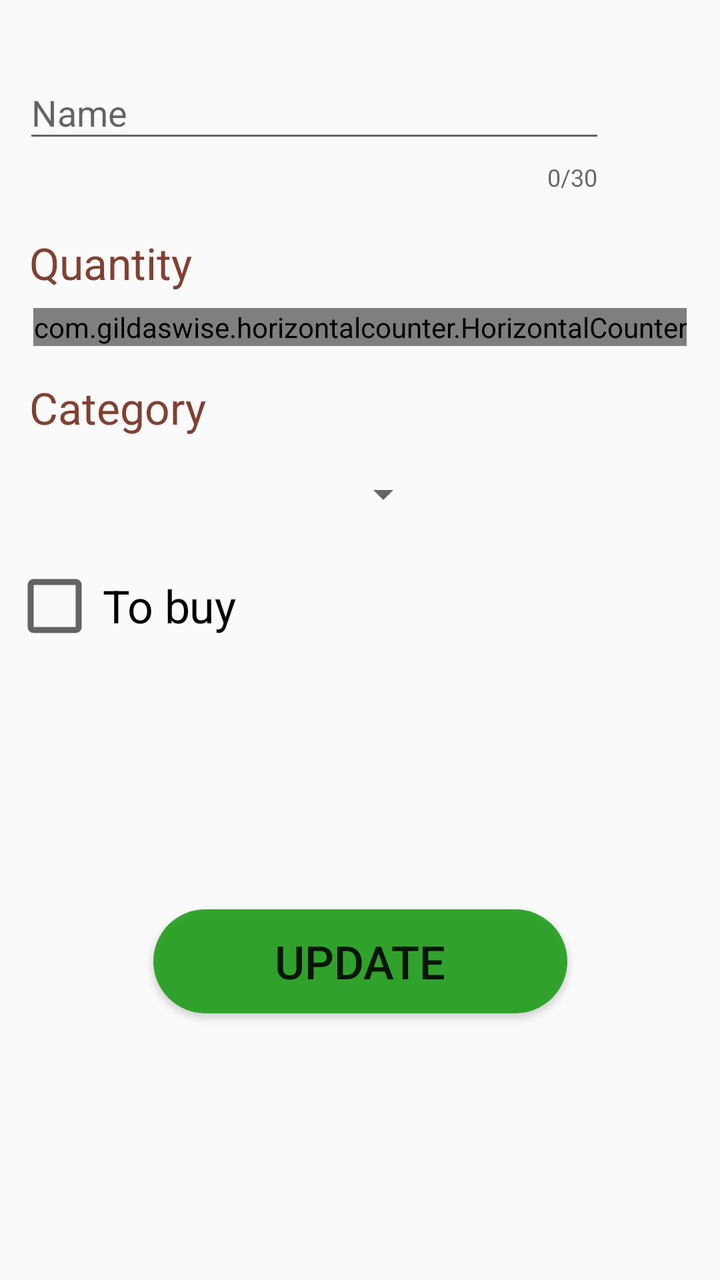
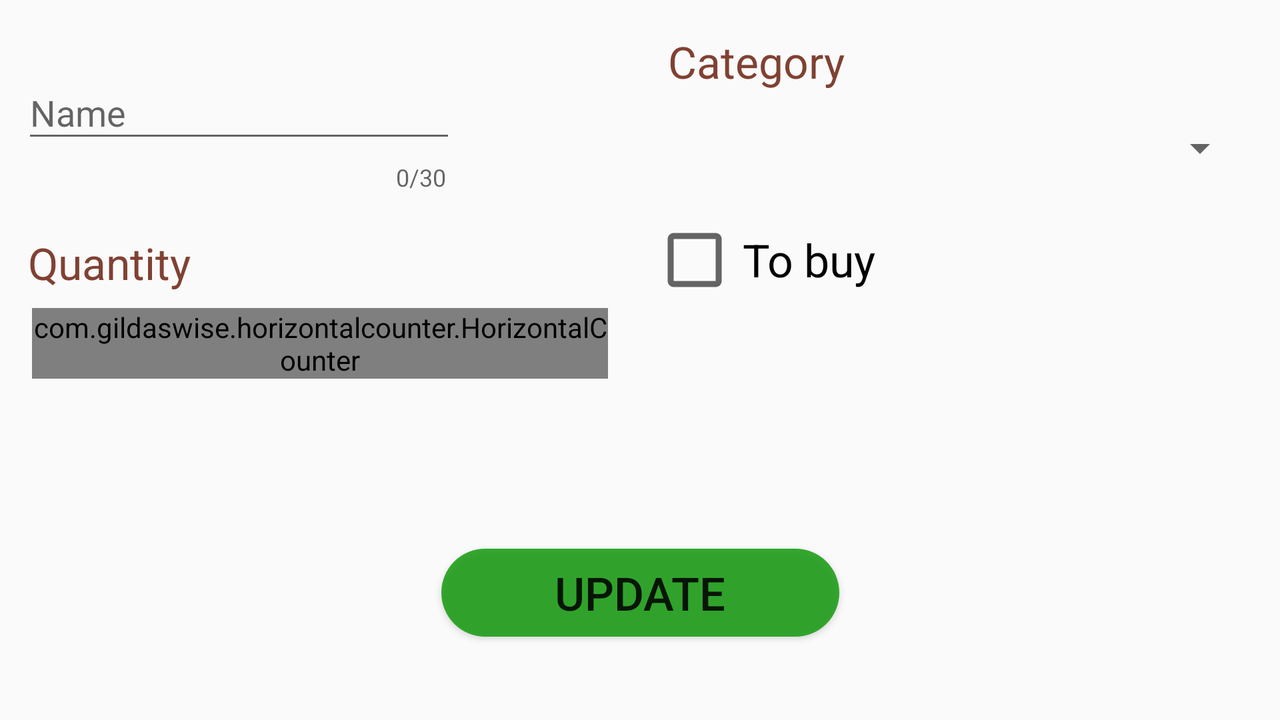

One screen, two layout resources from the same app: the default and the author's alternative for another configuration. Each is rendered where Android would select it; the XML of both is given below.
<!-- AndroidManifest.xml: application theme AppTheme -->
<!-- res/layout/activity_edit_pack_list_item.xml -->
<?xml version="1.0" encoding="utf-8"?>
<android.support.constraint.ConstraintLayout xmlns:android="http://schemas.android.com/apk/res/android"
    xmlns:app="http://schemas.android.com/apk/res-auto"
    xmlns:tools="http://schemas.android.com/tools"
    android:layout_width="match_parent"
    android:layout_height="match_parent"
    tools:context=".activities.EditPackListItemActivity">

    <LinearLayout
        android:id="@+id/linearLayouteditItem"
        android:layout_width="wrap_content"
        android:layout_height="wrap_content"
        android:layout_marginEnd="8dp"
        android:layout_marginStart="8dp"
        android:layout_marginTop="8dp"
        android:orientation="vertical"
        android:clickable="true"
        android:focusableInTouchMode="true"
        app:layout_constraintEnd_toEndOf="parent"
        app:layout_constraintStart_toStartOf="parent"
        app:layout_constraintTop_toTopOf="parent">

        <android.support.design.widget.TextInputLayout
            android:id="@+id/edititemtopacknamelayout"
            android:layout_width="291dp"
            android:layout_height="wrap_content"
            android:layout_marginEnd="8dp"
            android:layout_marginStart="3dp"
            android:layout_marginTop="16dp"
            app:counterEnabled="true"
            app:counterMaxLength="30"
            app:errorEnabled="true"
            app:errorTextAppearance="@style/error_appearance"
            app:layout_constraintEnd_toEndOf="parent"
            app:layout_constraintHorizontal_bias="0.384"
            app:layout_constraintStart_toStartOf="parent"
            app:layout_constraintTop_toTopOf="parent">

            <EditText
                android:id="@+id/edititemtopacknameinput"
                android:layout_width="match_parent"
                android:layout_height="wrap_content"
                android:layout_marginLeft="0dp"
                android:layout_marginRight="0dp"
                android:hint="@string/namenewitemtopacklabel"
                android:inputType="textCapSentences"
                android:singleLine="true" />

        </android.support.design.widget.TextInputLayout>

        <TextView
            android:id="@+id/textView"
            android:layout_width="200dp"
            android:layout_height="wrap_content"
            android:layout_marginStart="6dp"
            android:layout_marginTop="16dp"
            android:text="@string/quantitylabel"
            android:textColor="@color/colorPrimary"
            android:textSize="22sp"
            app:layout_constraintStart_toStartOf="parent"
            app:layout_constraintTop_toBottomOf="@+id/edititemtopacknamelayout" />

        <com.gildaswise.horizontalcounter.HorizontalCounter
            android:id="@+id/edithorizontal_counter"
            android:layout_width="wrap_content"
            android:layout_height="wrap_content"
            android:layout_marginBottom="8dp"
            android:layout_marginEnd="8dp"
            android:layout_marginStart="8dp"
            android:layout_marginTop="8dp"
            app:displayAsInteger="false"
            app:initialValue="1"
            app:layout_constraintBottom_toBottomOf="parent"
            app:layout_constraintEnd_toEndOf="parent"
            app:layout_constraintHorizontal_bias="0.501"
            app:layout_constraintStart_toStartOf="parent"
            app:layout_constraintTop_toBottomOf="@+id/textView"
            app:layout_constraintVertical_bias="0.031"
            app:maxValue="100"
            app:minValue="1"
            app:minusButtonColor="#804132"
            app:minusIcon="@drawable/lessicon"
            app:plusButtonColor="#804132"
            app:plusIcon="@drawable/addicon"
            app:stepValue="1"
            app:textColor="#000000"
            app:textSize="7sp" />

        <TextView
            android:id="@+id/textView2"
            android:layout_width="wrap_content"
            android:layout_height="31dp"
            android:layout_marginBottom="2dp"
            android:layout_marginEnd="8dp"
            android:layout_marginStart="6dp"
            android:layout_marginTop="8dp"
            android:text="@string/categorylabel"
            android:textColor="@color/colorPrimary"
            android:textSize="22sp"
            app:layout_constraintBottom_toBottomOf="parent"
            app:layout_constraintEnd_toEndOf="parent"
            app:layout_constraintHorizontal_bias="0.066"
            app:layout_constraintStart_toStartOf="parent"
            app:layout_constraintTop_toBottomOf="@+id/textView"
            app:layout_constraintVertical_bias="0.205" />

        <Spinner
            android:id="@+id/editkategoriaspinner"
            android:layout_width="201dp"
            android:layout_height="46dp"
            android:layout_marginEnd="8dp"
            android:layout_marginStart="6dp"
            android:layout_marginTop="2dp"

            app:layout_constraintEnd_toEndOf="parent"
            app:layout_constraintHorizontal_bias="0.0"
            app:layout_constraintStart_toEndOf="@+id/textView2"
            app:layout_constraintTop_toBottomOf="@+id/textView" />

        <CheckBox
            android:id="@+id/editistobuycheckobox"
            android:layout_width="161dp"
            android:layout_height="36dp"
            android:layout_marginEnd="8dp"
            android:layout_marginStart="35dp"
            android:layout_marginTop="15dp"
            android:scaleX="1.5"
            android:scaleY="1.5"
            android:text="@string/givetoshoplistcheckbox"
            android:textSize="15sp"
            app:layout_constraintEnd_toEndOf="parent"
            app:layout_constraintHorizontal_bias="0.279"
            app:layout_constraintStart_toStartOf="parent"
            app:layout_constraintTop_toBottomOf="@+id/editkategoriaspinner" />

    </LinearLayout>


    <Button
        android:id="@+id/buttonAddEditedPackItem"
        android:layout_width="207dp"
        android:layout_height="52dp"
        android:layout_marginBottom="8dp"
        android:layout_marginEnd="8dp"
        android:layout_marginStart="8dp"
        android:layout_marginTop="8dp"
        android:background="@drawable/buttonsubmit"
        android:text="@string/updatebuttonlabel"
        android:textSize="23sp"
        app:layout_constraintBottom_toBottomOf="parent"
        app:layout_constraintEnd_toEndOf="parent"
        app:layout_constraintStart_toStartOf="parent"
        app:layout_constraintTop_toBottomOf="@+id/linearLayouteditItem" />

</android.support.constraint.ConstraintLayout>
<!-- resources referenced by this layout -->
<resources>
  <color name="colorPrimary">#804132</color>
  <!-- drawable addicon: png bitmap (drawable, 689 bytes) -->
  <!-- drawable buttonsubmit (drawable) -->
  <?xml version="1.0" encoding="utf-8"?>
  <selector
      xmlns:android="http://schemas.android.com/apk/res/android">
      <item android:state_pressed="true">
          <shape>
              <solid android:color="#2a9c13" />
              <corners android:radius="85dp" />
          </shape>
  
      </item>
      <item android:state_enabled="true">
          <shape>
              <solid android:color="#e01b9c15" />
              <corners android:radius="85dp" />
          </shape>
  
      </item>
      <item android:state_enabled="false">
          <shape>
              <solid android:color="#e06f7169" />
              <corners android:radius="85dp" />
          </shape>
  
      </item>
  
  </selector>
  <!-- drawable lessicon: png bitmap (drawable, 669 bytes) -->
  <string name="categorylabel">Category</string>
  <string name="givetoshoplistcheckbox">To buy</string>
  <string name="namenewitemtopacklabel">Name</string>
  <string name="quantitylabel">Quantity</string>
  <string name="updatebuttonlabel">Update</string>
  <style name="error_appearance" parent="@android:style/TextAppearance">
          <item name="android:textColor">#ca0909</item>
          <item name="android:textSize">15dp</item>
      </style>
  <style name="AppTheme" parent="Theme.AppCompat.Light.DarkActionBar">
          
          <item name="colorPrimary">@color/colorPrimaryDark</item>
          <item name="colorPrimaryDark">@color/colorPrimaryDark</item>
          <item name="colorAccent">@color/colorAccent</item>
      </style>
  <color name="colorPrimaryDark">#804132</color>
  <color name="colorAccent">#FF4081</color>
</resources>
<!-- res/layout-land/activity_edit_pack_list_item.xml (the author's variant of the layout above) -->
<!-- drawn on the phone turned sideways -->
<?xml version="1.0" encoding="utf-8"?>
<android.support.constraint.ConstraintLayout xmlns:android="http://schemas.android.com/apk/res/android"
    xmlns:app="http://schemas.android.com/apk/res-auto"
    xmlns:tools="http://schemas.android.com/tools"
    android:layout_width="match_parent"
    android:layout_height="match_parent"
    tools:context=".activities.EditPackListItemActivity">

    <android.support.constraint.Guideline
        android:id="@+id/guideline6"
        android:layout_width="wrap_content"
        android:layout_height="wrap_content"
        android:orientation="vertical"
        app:layout_constraintGuide_percent=".5" />

    <LinearLayout
        android:id="@+id/linearLayouteditItem"
        android:layout_width="0dp"
        android:layout_height="wrap_content"
        android:layout_marginEnd="8dp"
        android:layout_marginStart="8dp"
        android:layout_marginTop="8dp"
        android:orientation="vertical"
        app:layout_constraintEnd_toStartOf="@+id/guideline6"
        app:layout_constraintStart_toStartOf="parent"
        app:layout_constraintTop_toTopOf="parent">

        <android.support.design.widget.TextInputLayout
            android:id="@+id/edititemtopacknamelayout"
            android:layout_width="216dp"
            android:layout_height="wrap_content"
            android:layout_marginEnd="8dp"
            android:layout_marginStart="3dp"
            android:layout_marginTop="16dp"
            app:counterEnabled="true"
            app:counterMaxLength="30"
            app:errorEnabled="true"
            app:errorTextAppearance="@style/error_appearance"
            app:layout_constraintEnd_toEndOf="parent"
            app:layout_constraintHorizontal_bias="0.384"
            app:layout_constraintStart_toStartOf="parent"
            app:layout_constraintTop_toTopOf="parent">

            <EditText
                android:id="@+id/edititemtopacknameinput"
                android:layout_width="217dp"
                android:layout_height="wrap_content"
                android:layout_marginLeft="0dp"
                android:layout_marginRight="0dp"
                android:hint="@string/namenewitemtopacklabel"
                android:inputType="text"
                android:singleLine="true" />

        </android.support.design.widget.TextInputLayout>

        <TextView
            android:id="@+id/textView"
            android:layout_width="200dp"
            android:layout_height="wrap_content"
            android:layout_marginStart="6dp"
            android:layout_marginTop="16dp"
            android:text="@string/quantitylabel"
            android:textColor="@color/colorPrimary"
            android:textSize="22sp"
            app:layout_constraintStart_toStartOf="parent"
            app:layout_constraintTop_toBottomOf="@+id/edititemtopacknamelayout" />

        <com.gildaswise.horizontalcounter.HorizontalCounter
            android:id="@+id/edithorizontal_counter"
            android:layout_width="wrap_content"
            android:layout_height="wrap_content"
            android:layout_marginBottom="8dp"
            android:layout_marginEnd="8dp"
            android:layout_marginStart="8dp"
            android:layout_marginTop="8dp"
            app:displayAsInteger="false"
            app:initialValue="1"
            app:layout_constraintBottom_toBottomOf="parent"
            app:layout_constraintEnd_toEndOf="parent"
            app:layout_constraintHorizontal_bias="0.501"
            app:layout_constraintStart_toStartOf="parent"
            app:layout_constraintTop_toBottomOf="@+id/textView"
            app:layout_constraintVertical_bias="0.031"
            app:maxValue="100"
            app:minValue="1"
            app:minusButtonColor="#804132"
            app:minusIcon="@drawable/lessicon"
            app:plusButtonColor="#804132"
            app:plusIcon="@drawable/addicon"
            app:stepValue="1"
            app:textColor="#000000"
            app:textSize="7sp" />

    </LinearLayout>

    <LinearLayout
        android:layout_width="0dp"
        android:layout_height="match_parent"
        android:layout_marginBottom="8dp"
        android:layout_marginEnd="8dp"
        android:layout_marginStart="8dp"
        android:layout_marginTop="8dp"
        android:orientation="vertical"
        app:layout_constraintBottom_toBottomOf="parent"
        app:layout_constraintEnd_toEndOf="parent"
        app:layout_constraintStart_toStartOf="@+id/guideline6"
        app:layout_constraintTop_toTopOf="parent">


        <TextView
            android:id="@+id/textView2"
            android:layout_width="match_parent"
            android:layout_height="31dp"
            android:layout_marginBottom="2dp"
            android:layout_marginEnd="8dp"
            android:layout_marginStart="6dp"
            android:layout_marginTop="8dp"
            android:text="@string/categorylabel"
            android:textColor="@color/colorPrimary"
            android:textSize="22sp"
            app:layout_constraintBottom_toBottomOf="parent"
            app:layout_constraintEnd_toEndOf="parent"
            app:layout_constraintHorizontal_bias="0.066"
            app:layout_constraintStart_toStartOf="parent"
            app:layout_constraintTop_toBottomOf="@+id/textView"
            app:layout_constraintVertical_bias="0.205" />

        <Spinner
            android:id="@+id/editkategoriaspinner"
            android:layout_width="match_parent"
            android:layout_height="46dp"
            android:layout_marginEnd="8dp"
            android:layout_marginStart="6dp"
            android:layout_marginTop="2dp"

            app:layout_constraintEnd_toEndOf="parent"
            app:layout_constraintHorizontal_bias="0.0"
            app:layout_constraintStart_toEndOf="@+id/textView2"
            app:layout_constraintTop_toBottomOf="@+id/textView" />

        <CheckBox
            android:id="@+id/editistobuycheckobox"
            android:layout_width="159dp"
            android:layout_height="36dp"
            android:layout_marginEnd="8dp"
            android:layout_marginStart="35dp"
            android:layout_marginTop="15dp"
            android:scaleX="1.5"
            android:scaleY="1.5"
            android:text="@string/givetoshoplistcheckbox"
            android:textSize="15sp"
            app:layout_constraintEnd_toEndOf="parent"
            app:layout_constraintHorizontal_bias="0.279"
            app:layout_constraintStart_toStartOf="parent"
            app:layout_constraintTop_toBottomOf="@+id/editkategoriaspinner" />
    </LinearLayout>


    <Button
        android:id="@+id/buttonAddEditedPackItem"
        android:layout_width="199dp"
        android:layout_height="44dp"
        android:layout_marginBottom="8dp"
        android:layout_marginEnd="8dp"
        android:layout_marginStart="8dp"
        android:layout_marginTop="8dp"
        android:background="@drawable/buttonsubmit"
        android:text="@string/updatebuttonlabel"
        android:textSize="23sp"
        app:layout_constraintBottom_toBottomOf="parent"
        app:layout_constraintEnd_toEndOf="parent"
        app:layout_constraintStart_toStartOf="parent"
        app:layout_constraintTop_toBottomOf="@+id/linearLayouteditItem"
        app:layout_constraintVertical_bias="0.673" />

</android.support.constraint.ConstraintLayout>
